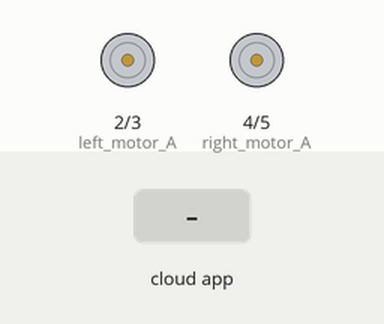
This sketch was run on a simulated Arduino Uno, built with avr-gcc and run on an emulated ATmega328P. Shown: motor-driver pin pairs drawn as motors (green arrow = first pin HIGH = forward, orange = second pin HIGH = backward, longer = more drive). Inputs (shaded band) come from the test bench. The RemoteXY app is connected.

Above: at 1.2 s.
1.3 s: the phone or cloud app sets joystick_1_x to -100
At 1.8 s:
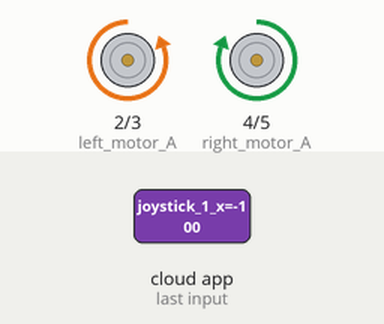
2.8 s: the phone or cloud app sets joystick_1_y to 100
At 3.3 s:
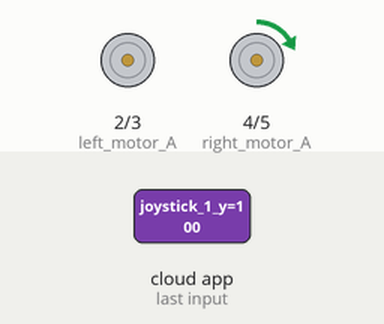
4.3 s: the phone or cloud app sets joystick_1_x to 0
At 5.1 s:
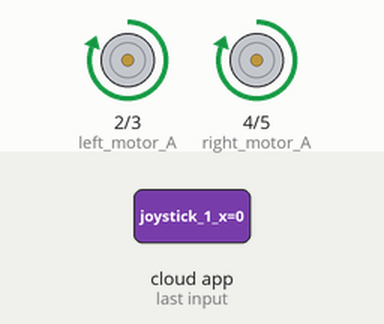
5.8 s: the phone or cloud app sets joystick_1_y to -100
At 6.4 s:
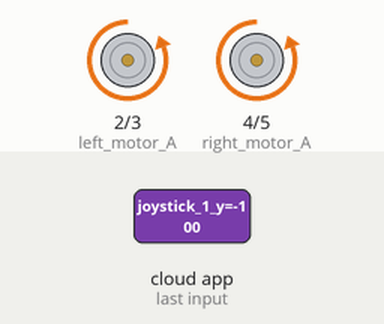
7.3 s: the phone or cloud app sets joystick_1_x to 100
At 7.6 s:
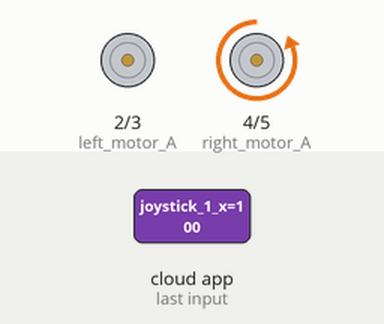
8.8 s: the phone or cloud app sets joystick_1_y to 0
At 9.9 s:
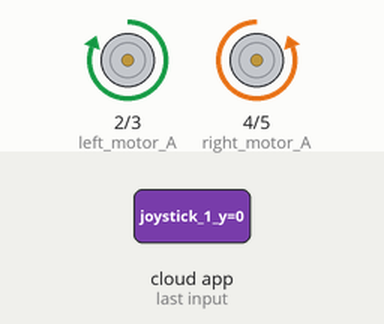
Timing chart, 0 to 11.3 s (numbered marks = the images above; inputs shaded):
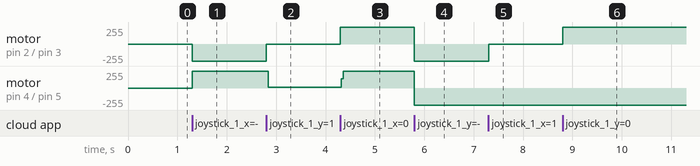

The sketch:

bluetooth_smartphonecontroll_robot_work_deep.ino
```cpp
// (licence header left out)
//////////////////////////////////////////////
//        RemoteXY include library          //
//////////////////////////////////////////////

// RemoteXY select connection mode and include library
#define REMOTEXY_MODE__SOFTSERIAL
#include <SoftwareSerial.h>

#include <RemoteXY.h>

// RemoteXY connection settings
#define REMOTEXY_SERIAL_RX 11
#define REMOTEXY_SERIAL_TX 12
#define REMOTEXY_SERIAL_SPEED 9600


// RemoteXY configurate
#pragma pack(push, 1)
uint8_t RemoteXY_CONF[] =
  { 255,2,0,0,0,34,0,8,95,2,
  5,39,25,11,47,47,10,31,41,41,
  2,14,31,129,0,7,4,18,6,19,
  3,18,6,8,121,111,98,111,116,115,
  0};

// this structure defines all the variables of your control interface
struct {

    // input variable

  int8_t joystick_1_x; // =-100..100 x-coordinate joystick position
  int8_t joystick_1_y; // =-100..100 y-coordinate joystick position

    // other variable
  uint8_t connect_flag;  // =1 if wire connected, else =0

} RemoteXY;
#pragma pack(pop)

/////////////////////////////////////////////
//           END RemoteXY include          //
/////////////////////////////////////////////


//define right motor control pins
#define right_motor_A 4
#define right_motor_B 5
 //enable pin

//define left motor control pins
#define left_motor_A 2
#define left_motor_B 3
 //enable pin

//define two arrays with a list of pins for each motor
uint8_t RightMotor[2] = {right_motor_A, right_motor_B};
uint8_t LeftMotor[2] = {left_motor_A, left_motor_B};

//speed control of motors
void Wheel (uint8_t * motor, int v) // v = motor speed, motor = pointer to an array of pins
{
  if (v > 100) v=100;
  if (v < -100) v=-100;
  if (v > 0){

    digitalWrite (motor [0], HIGH);
    digitalWrite (motor [1], LOW);

  }
  else if ( v<0 ){

    digitalWrite (motor [0], LOW);
    digitalWrite (motor [1], HIGH);

  }
  else{
    digitalWrite (motor [0], LOW);
    digitalWrite (motor [1], LOW);
    analogWrite (motor [2], 0);
  }
}


void setup()
{
  RemoteXY_Init ();


  //initialization pins
  pinMode (right_motor_A, OUTPUT);
  pinMode (right_motor_B, OUTPUT);
  pinMode (left_motor_A, OUTPUT);
  pinMode (left_motor_B, OUTPUT);

}

void loop()
{
  RemoteXY_Handler ();


  //manage the right motor
  Wheel (RightMotor, RemoteXY.joystick_1_y - RemoteXY.joystick_1_x);
  Wheel (LeftMotor, RemoteXY.joystick_1_y + RemoteXY.joystick_1_x);


}
```

Measured:
- after the input at 1.3 s, motor on pin 2 (left_motor_A) / pin 3 (left_motor_B): stopped → backward 255/255 at once; motor on pin 4 (right_motor_A) / pin 5 (right_motor_B): stopped → forward 255/255 at once
- after the input at 2.8 s, motor on pin 2 (left_motor_A) / pin 3 (left_motor_B): backward 255/255 → stopped at once; motor on pin 4 (right_motor_A) / pin 5 (right_motor_B): forward 255/255 → forward 9/255 at once
- after the input at 4.3 s, motor on pin 2 (left_motor_A) / pin 3 (left_motor_B): stopped → forward 255/255 at once; motor on pin 4 (right_motor_A) / pin 5 (right_motor_B): forward 9/255 → forward 255/255 at once
- after the input at 5.8 s, motor on pin 2 (left_motor_A) / pin 3 (left_motor_B), motor on pin 4 (right_motor_A) / pin 5 (right_motor_B): forward 255/255 → backward 255/255 at once
- after the input at 7.3 s, motor on pin 2 (left_motor_A) / pin 3 (left_motor_B): backward 255/255 → stopped at once
- after the input at 8.8 s, motor on pin 2 (left_motor_A) / pin 3 (left_motor_B): stopped → forward 255/255 at once
